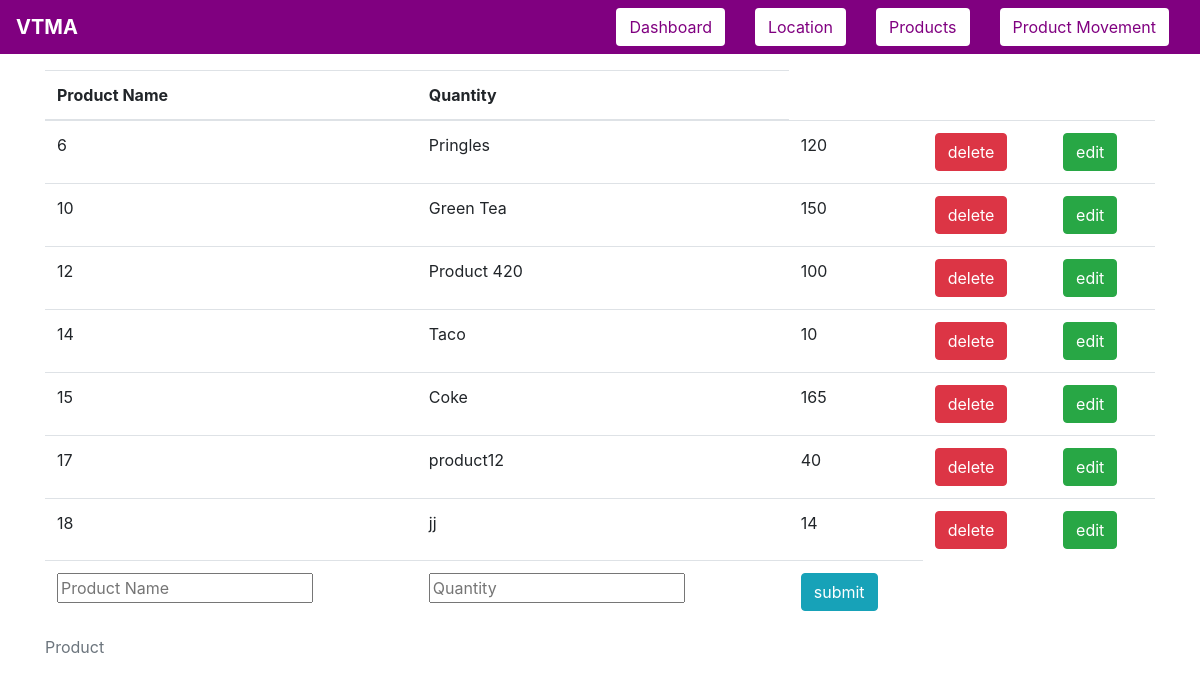
/product, run on an earlier commit of the app's database.
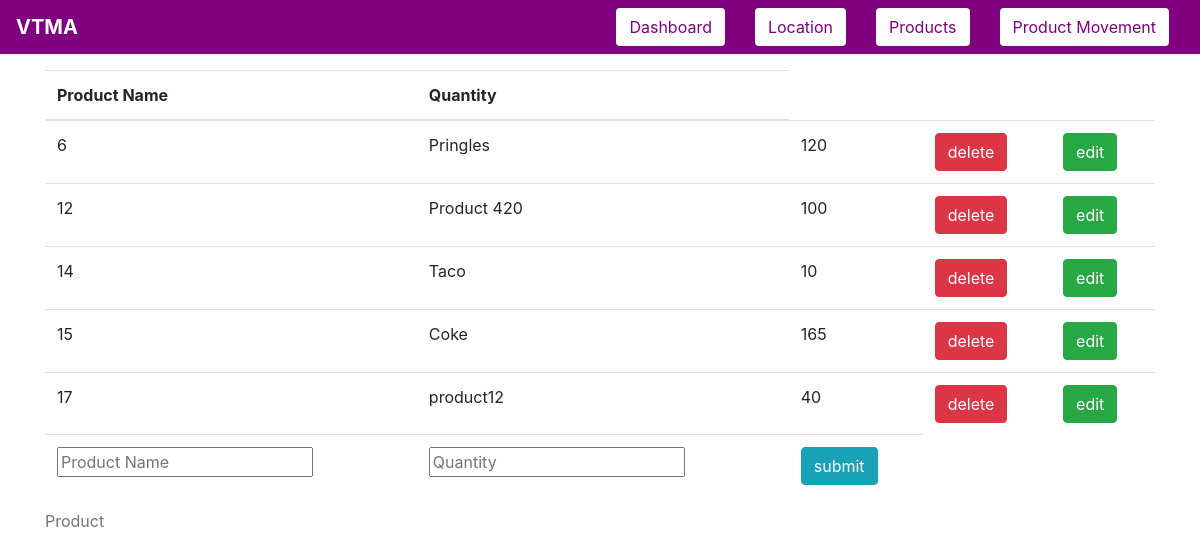
And on a later commit of the database.
### tables this page shows
CREATE TABLE products(prod_id INTEGER PRIMARY KEY AUTOINCREMENT,
                    prod_name TEXT UNIQUE NOT NULL,
                    prod_quantity INTEGER NOT NULL,
                    unallocated_quantity INTEGER);

### app.py (the view)
@app.route("/product", methods=["GET"])
def get_products():
    db = sqlite3.connect(DATABASE_NAME)
    cursor = db.cursor()
    cursor.execute(select_from_product)
    products = cursor.fetchall()
    return render("product.html", link=link, products=products, title="Products Log")

### templates/product.html (shortened to what this page needs)
{% extends 'base-template.html' %}
{% block content %}
    <div class="container">
        <table class="table">
         <caption>Product</caption>
            <thead>
                <th scope="col">Product Name</th>
                <th scope="col">Quantity</th>
            </thead>
            <tbody>
                {% for product in products %}
                    <tr>
                        <td>{{ product[0] }}</td>
                        <td>{{ product[1] }}</td>
                        <td>{{ product[2] }}</td>
                        <td>
                            <a href="{{ url_for('delete', prod_id=product[0], type='product') }}">
                                <button name="button" type="button" class="btn btn-danger" value= "delete" >delete</button><br>
                            </a>
                        </td>
                        <td>
                            <button name="button" type="button" class="btn btn-success" value= "edit" data-toggle="modal" data-target="#edit_{{ product[0] }}" >edit</button><br>
                        </td>
                    </tr>
                {% endfor %}
                <tr>
                    <form action = "{{ url_for('add_product') }}" method = "POST">
                        <td>
                            <input name = "prod_name" placeholder="Product Name" required autofocus>
                        </td>
                        <td>
                            <input name = "prod_quantity" placeholder="Quantity" required>
                        </td>
                        <td>
                            <input type= "submit" class="btn btn-info btn-group-toggle" value= "submit" /><br>
                        </td>
                    </form>
                </tr>
            </tbody>
        </table>
    </div>
{% endblock %}

### templates/base-template.html (shortened to what this page needs)
<!doctype html>
<html lang="en">
    <head>
        <link rel="stylesheet" href="{{ url_for('static', filename='bootstrap.min.css') }}">
    </head>
    <body>
        <nav class="navbar navbar-expand-lg" style="background-color: purple; position: fixed;width: 100%;z-index: 2;">
            <div class="collapse navbar-collapse" id="navbarSupportedContent">
                <ul class="navbar-nav mr-auto purple-bg" style="font-size:20px; color:white; font-weight:bold;">VTMA</ul>
                <div class="col-auto">
                <button type="button" class="btn" style="background-color: white; color: purple;" onclick="location.reload();location.href='{{ link.index }}'">Dashboard</button>
            </div>
                <div class="col-auto">
                  <button type="button" class="btn " style="background-color: white; color: purple;" onclick="location.reload();location.href='{{ link.location }}'">Location</button>
                </div>
                <div class="col-auto">
                  <button type="button" class="btn " style="background-color: white; color: purple;" onclick="location.reload();location.href='{{ link.product }}'">Products</button>
                </div>
                <div class="col-auto">
                  <button type="button" class="btn" style="background-color: white; color: purple;" onclick="location.reload();location.href='{{ link.movement }}'">Product Movement</button>
                </div>
            </div>
	    </nav>
        {% block content %}
        {% endblock %}
    </body>
</html>

### templates/base-template.html (style rules this page uses)
.container { padding-top: 70px; }

What changed in the data, as far as the page shows it:
removed products: prod_id "10", prod_name "Green Tea", prod_quantity "150"
removed products: prod_id "18", prod_name "jj", prod_quantity "14"
